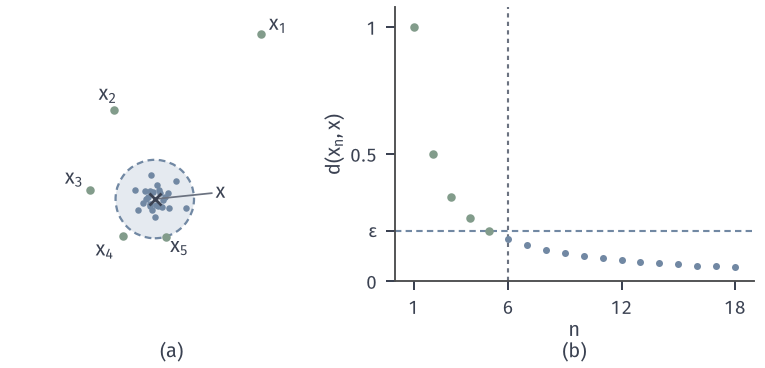

Generate this figure with Python:
from pathlib import Path
import sys
ROOT = next(p for p in Path(__file__).resolve().parents if (p/'build.sh').is_file() and (p/'tex/book.tex').is_file())
sys.path.insert(0, str(ROOT/'figures/00-shared/mathematical-preliminaries-upper/00-shared/comprehension-figures'))
from support import figure, save, BLUE, GREEN, YELLOW, RED, PURPLE, INK, MUTED, GRID, BLUE_FILL, GREEN_FILL, YELLOW_FILL, RED_FILL, PURPLE_FILL
import numpy as np
from matplotlib.patches import Circle
# x_n = (cos(n)/n, sin(n)/n), limit x = (0,0), d(x_n,x) = 1/n, epsilon = 1/5, N = 6.
N = 30
n = np.arange(1, N+1)
xs, ys = np.cos(n)/n, np.sin(n)/n
eps = .2
fig, axes = figure(width_mm=108, height_mm=52, ncols=2, width_ratios=[1, 1.15])
fig.set_layout_engine(None)
fig.subplots_adjust(left=.02, right=.985, top=.98, bottom=.235, wspace=.2)
a = axes[0]; a.set_aspect('equal'); a.axis('off')
a.add_patch(Circle((0, 0), eps, fc=BLUE_FILL, ec=BLUE, lw=.9, ls=(0, (3, 2))))
out = n <= 5
a.plot(xs[out], ys[out], 'o', ms=3.4, color=GREEN, mew=0, zorder=3)
a.plot(xs[~out], ys[~out], 'o', ms=2.6, color=BLUE, mew=0, zorder=3)
a.plot([0], [0], 'x', ms=4.5, mew=1.1, color=INK, zorder=4)
off = {1: (.09, .05), 2: (-.03, .08), 3: (-.08, .06), 4: (-.09, -.07), 5: (.07, -.05)}
for k in range(1, 6):
    a.text(xs[k-1]+off[k][0], ys[k-1]+off[k][1], f'$x_{k}$', ha='center', va='center')
a.plot([0, .29], [0, .03], color=MUTED, lw=.7, zorder=3)
a.text(.31, .035, '$x$', ha='left', va='center')
a.set_xlim(-.55, .72); a.set_ylim(-.42, .98)
b = axes[1]
b.axhline(eps, color=BLUE, lw=.85, ls=(0, (3, 2)))
b.axvline(6, color=MUTED, lw=.85, ls=(0, (2, 2)))
m = n <= 18
b.plot(n[m & (n <= 5)], 1/n[m & (n <= 5)], 'o', ms=3.4, color=GREEN, mew=0)
b.plot(n[m & (n > 5)], 1/n[m & (n > 5)], 'o', ms=2.8, color=BLUE, mew=0)
b.set_xlim(0, 19); b.set_ylim(0, 1.08)
b.set_xticks([1, 6, 12, 18]); b.set_yticks([0, .2, .5, 1]); b.set_yticklabels(['0', r'$\varepsilon$', '0.5', '1'])
b.set_xlabel('$n$', labelpad=1); b.set_ylabel('$d(x_n,x)$', labelpad=2)
fig.canvas.draw()
for ax_, lab in zip(axes, ('(a)', '(b)')):
    pos = ax_.get_position()
    fig.text((pos.x0+pos.x1)/2, .045, lab, ha='center', va='center')
save(fig, Path(__file__).resolve().parent, 'figure', {'formula': 'x_n=(cos n/n, sin n/n), limit (0,0), d=1/n, eps=1/5, N=6'})
